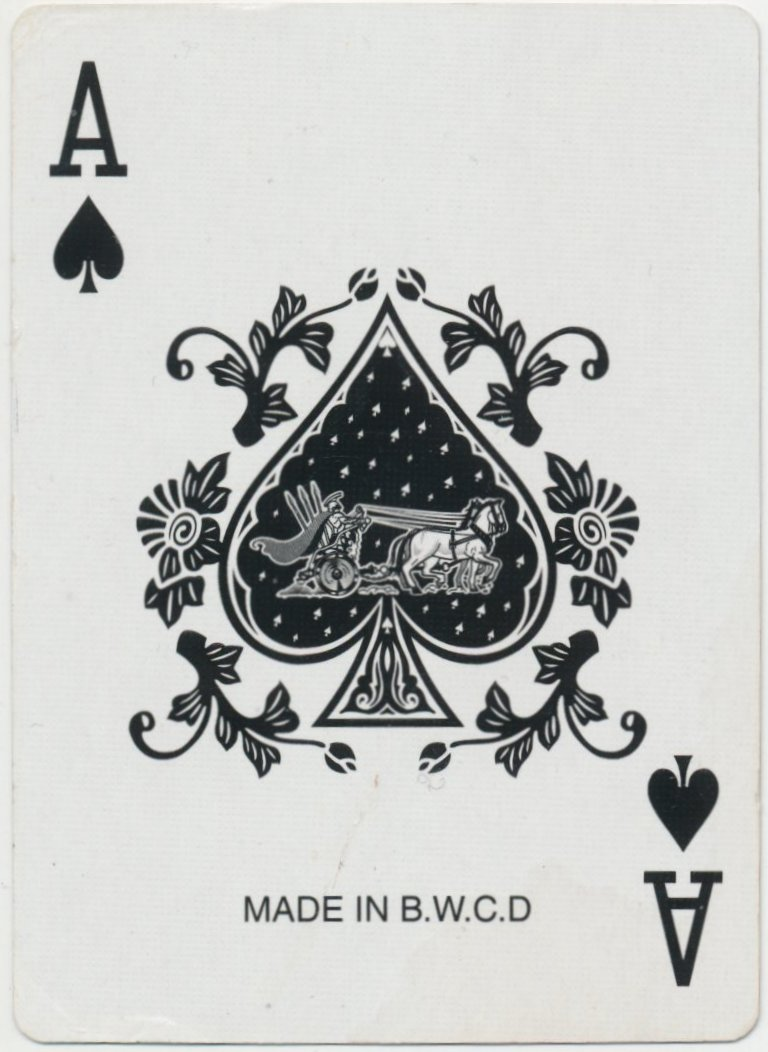
#> input picture Computer Vision/example_cards/ace_of_spades.jpg, 768 x 1052 px
$ python number_detector_yolo.py   (older library calls are emulated)
#> lines starting #> are read from the running program, lines starting #| are printed output that depends on the picture; after the words box and inside, x2 and y2 are one past the last pixel; in counts of white or black regions, pixels touching at a corner belong together
import numpy as np
import cv2
import os
from tqdm import tqdm
import random
import os
import matplotlib.pyplot as plt
import matplotlib.image as mpimg
import matplotlib.patches as patches
import pickle
from glob import glob
import imgaug as ia
from imgaug import augmenters as iaa
from shapely.geometry import Polygon
from matplotlib import use as mpl_use


# NEED TO MEASURE CARDS AND CHANGE THIS IF REQUIRED

cardW=57
cardH=87
cornerXmin=2
cornerXmax=10.5
cornerYmin=2.5
cornerYmax=23

# We convert the measures from mm to pixels: multiply by an arbitrary factor 'zoom'
# You shouldn't need to change this
zoom=4
cardW*=zoom
cardH*=zoom
cornerXmin = int(cornerXmin*zoom)
cornerXmax = int(cornerXmax*zoom)
cornerYmin = int(cornerYmin*zoom)
cornerYmax = int(cornerYmax*zoom)
mpl_use('MacOSX') #Might need to change this depending on what OS you are using


def display_img(img,polygons=[],channels="bgr",size=9):
    """
        Function to display an inline image, and draw optional polygons (bounding boxes, convex hulls) on it.
        Use the param 'channels' to specify the order of the channels ("bgr" for an image coming from OpenCV world)
    """
    if not isinstance(polygons,list):
        polygons=[polygons]
    if channels=="bgr": # bgr (cv2 image)
        nb_channels=img.shape[2]
        if nb_channels==4:
            img=cv2.cvtColor(img,cv2.COLOR_BGRA2RGBA)
        else:
            img=cv2.cvtColor(img,cv2.COLOR_BGR2RGB)
    #mpl_use('throw an error but give me the available backends!')
    fig, ax = plt.subplots(figsize=(size,size))
    ax.set_facecolor((0,0,0))
    plt.imshow(img)
    plt.show()
    for polygon in polygons:
        # An polygon has either shape (n,2),
        # either (n,1,2) if it is a cv2 contour (like convex hull).
        # In the latter case, reshape in (n,2)
        if len(polygon.shape)==3:
            polygon=polygon.reshape(-1,2)
        patch=patches.Polygon(polygon,linewidth=1,edgecolor='g',facecolor='none')
        ax.add_patch(patch)

#data_dir="/Card_Imgs" # Directory that will contain all kinds of data (the data we download and the data we generate)

#if not os.path.isdir(data_dir):
    #os.makedirs(data_dir)

card_suits=['s','h','d','c']
card_values=['A','K','Q','J','10','9','8','7','6','5','4','3','2']


# imgW,imgH: dimensions of the generated dataset images
imgW=720
imgH=720

## THIS CLEANS THE BORDER OF THE CARD AND THE BORDER TRANSPARENT DUE TO CORNER BEING CURVED
## THIS BIT NEEDS TO BE TRANSPARENT SO IT DOESNT INTERFERE

refCard=np.array([[0,0],[cardW,0],[cardW,cardH],[0,cardH]],dtype=np.float32)
refCardRot=np.array([[cardW,0],[cardW,cardH],[0,cardH],[0,0]],dtype=np.float32)
refCornerHL=np.array([[cornerXmin,cornerYmin],[cornerXmax,cornerYmin],[cornerXmax,cornerYmax],[cornerXmin,cornerYmax]],dtype=np.float32)
refCornerLR=np.array([[cardW-cornerXmax,cardH-cornerYmax],[cardW-cornerXmin,cardH-cornerYmax],[cardW-cornerXmin,cardH-cornerYmin],[cardW-cornerXmax,cardH-cornerYmin]],dtype=np.float32)
refCorners=np.array([refCornerHL,refCornerLR])

bord_size=2 # bord_size alpha=0
alphamask=np.ones((cardH,cardW),dtype=np.uint8)*255
cv2.rectangle(alphamask,(0,0),(cardW-1,cardH-1),0,bord_size)
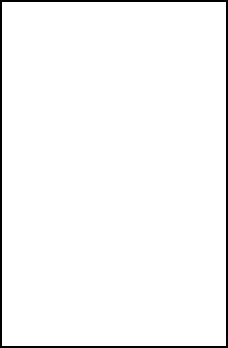
#> alphamask: shape (348, 228); 97.1% white; 1 black region, box (x1, y1, x2, y2) and area: (0, 0, 228, 348) 2288
cv2.line(alphamask,(bord_size*3,0),(0,bord_size*3),0,bord_size)
#> alphamask: shape (348, 228); 97.1% white; 1 black region, box (x1, y1, x2, y2) and area: (0, 0, 228, 348) 2303
cv2.line(alphamask,(cardW-bord_size*3,0),(cardW,bord_size*3),0,bord_size)
#> alphamask: shape (348, 228); 97.1% white; 1 black region, box (x1, y1, x2, y2) and area: (0, 0, 228, 348) 2313
cv2.line(alphamask,(0,cardH-bord_size*3),(bord_size*3,cardH),0,bord_size)
#> alphamask: shape (348, 228); 97.1% white; 1 black region, box (x1, y1, x2, y2) and area: (0, 0, 228, 348) 2323
cv2.line(alphamask,(cardW-bord_size*3,cardH),(cardW,cardH-bord_size*3),0,bord_size)
#> alphamask: shape (348, 228); 97.1% white; 1 black region, box (x1, y1, x2, y2) and area: (0, 0, 228, 348) 2329
plt.figure(figsize=(10,10))
plt.imshow(alphamask,cmap="gray")


def varianceOfLaplacian(img):
    """
    Compute the Laplacian of the image and then return the focus
    measure, which is simply the variance of the Laplacian
    Source: A.Rosebrock, https://www.pyimagesearch.com/2015/09/07/blur-detection-with-opencv/
    """
    return cv2.Laplacian(img, cv2.CV_64F).var()


def extract_card(img, output_fn=None, min_focus=120, debug=False):
    """
    """

    imgwarp = None

    # Check the image is not too blurry
    focus = varianceOfLaplacian(img)
    if focus < min_focus:
        if debug: print("Focus too low :", focus)
        return False, None

    # Convert in gray color
    gray = cv2.cvtColor(img, cv2.COLOR_BGR2GRAY)

    # Noise-reducing and edge-preserving filter
    gray = cv2.bilateralFilter(gray, 11, 17, 17)

    # Edge extraction
    edge = cv2.Canny(gray, 30, 200)

    print(edge)
    print(cv2.RETR_EXTERNAL)
    print(cv2.CHAIN_APPROX_SIMPLE)

    # Find the contours in the edged image
    cnts, _ = cv2.findContours(edge, cv2.RETR_EXTERNAL, cv2.CHAIN_APPROX_SIMPLE)

    # We suppose that the contour with largest area corresponds to the contour delimiting the card
    cnt = sorted(cnts, key=cv2.contourArea, reverse=True)[0]

    # We want to check that 'cnt' is the contour of a rectangular shape
    # First, determine 'box', the minimum area bounding rectangle of 'cnt'
    # Then compare area of 'cnt' and area of 'box'
    # Both areas should be very close
    rect = cv2.minAreaRect(cnt)
    box = cv2.boxPoints(rect)
    box = np.intp(box)
    areaCnt = cv2.contourArea(cnt)
    areaBox = cv2.contourArea(box)
    valid = areaCnt / areaBox > 0.95

    if valid:
        # We want transform the zone inside the contour into the reference rectangle of dimensions (cardW,cardH)
        ((xr, yr), (wr, hr), thetar) = rect
        # Determine 'Mp' the transformation that transforms 'box' into the reference rectangle
        if wr > hr:
            Mp = cv2.getPerspectiveTransform(np.float32(box), refCard)
        else:
            Mp = cv2.getPerspectiveTransform(np.float32(box), refCardRot)
        # Determine the warped image by applying the transformation to the image
        imgwarp = cv2.warpPerspective(img, Mp, (cardW, cardH))
        # Add alpha layer
        imgwarp = cv2.cvtColor(imgwarp, cv2.COLOR_BGR2BGRA)

        # Shape of 'cnt' is (n,1,2), type=int with n = number of points
        # We reshape into (1,n,2), type=float32, before feeding to perspectiveTransform
        cnta = cnt.reshape(1, -1, 2).astype(np.float32)
        # Apply the transformation 'Mp' to the contour
        cntwarp = cv2.perspectiveTransform(cnta, Mp)
        cntwarp = cntwarp.astype(np.int)

        # We build the alpha channel so that we have transparency on the
        # external border of the card
        # First, initialize alpha channel fully transparent
        alphachannel = np.zeros(imgwarp.shape[:2], dtype=np.uint8)
        # Then fill in the contour to make opaque this zone of the card
        cv2.drawContours(alphachannel, cntwarp, 0, 255, -1)

        # Apply the alphamask onto the alpha channel to clean it
        alphachannel = cv2.bitwise_and(alphachannel, alphamask)

        # Add the alphachannel to the warped image
        imgwarp[:, :, 3] = alphachannel


    if debug:
        cv2.imshow("Gray", gray)
        cv2.imshow("Canny", edge)
        edge_bgr = cv2.cvtColor(edge, cv2.COLOR_GRAY2BGR)
        cv2.drawContours(edge_bgr, [box], 0, (0, 0, 255), 3)
        cv2.drawContours(edge_bgr, [cnt], 0, (0, 255, 0), -1)
        cv2.imshow("Contour with biggest area", edge_bgr)
        if valid:
            cv2.imshow("Alphachannel", alphachannel)
            cv2.imshow("Extracted card", imgwarp)

    return valid, imgwarp

# Test on one image
debug=False
img=cv2.imread("example_cards/ace_of_spades.jpg")
#> img is the input picture: shape (1052, 768, 3); mean B, G, R 194.9, 197, 195.8
display_img(img)
valid,card=extract_card(img,"example_cards/ace_of_spades3.jpg", debug=debug)
#> in extract_card, `focus = varianceOfLaplacian(img)`: focus = 216.7
#> in extract_card, `edge = cv2.Canny(gray, 30, 200)`:
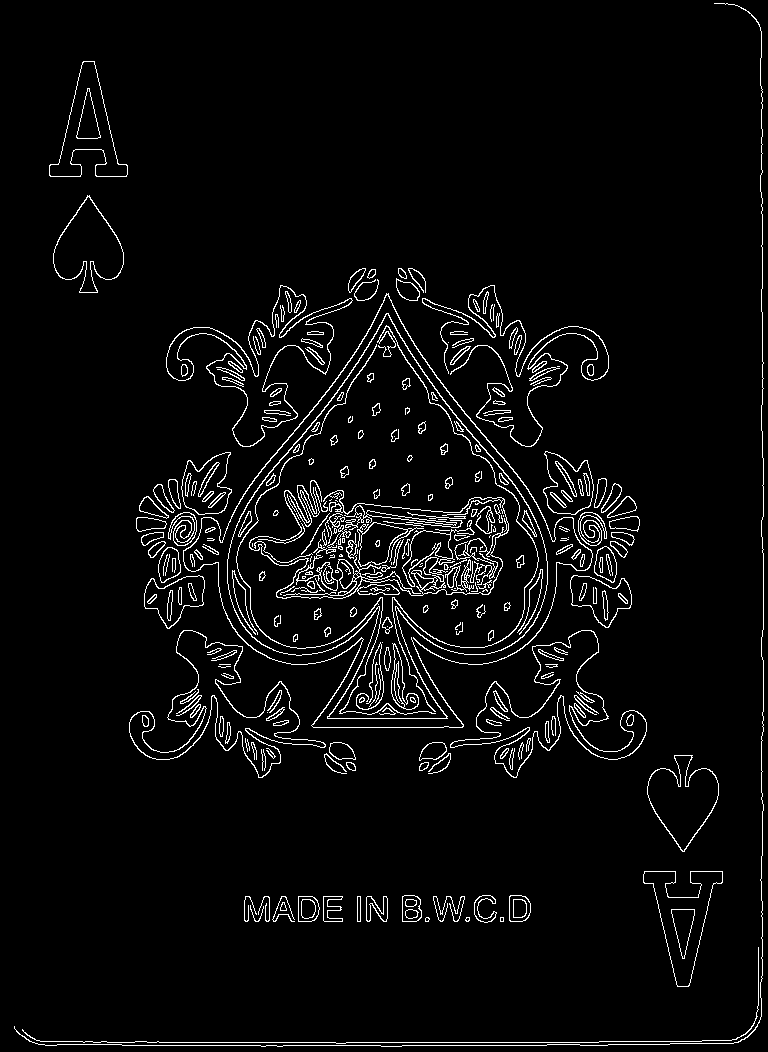
#> edge: shape (1052, 768); 4.1% white in thin lines or dots
#> (printed output is left out)
#> in extract_card, `cnts, _ = cv2.findContours(edge, cv2.RETR_EXTERNAL, cv2.CHAIN_APPROX_S..`: cnts = 92 contours, 23 with area under 20; largest, box (x1, y1, x2, y2) and area: (227, 313, 548, 719) 73694, (166, 285, 353, 447) 8806, (450, 630, 647, 778) 8790, (129, 630, 326, 778) 8768, (643, 871, 723, 987) 4011
#> in extract_card, `cnt = sorted(cnts, key=cv2.contourArea, reverse=True)[0]`: cnt = contour of 639 points, box (x1, y1, x2, y2) (227, 313, 548, 719), area 73694
#> in extract_card, `rect = cv2.minAreaRect(cnt)`: rect = ((384.8, 544.9), (320, 338.5), -42.83)
#> in extract_card, `box = cv2.boxPoints(rect)`: box = [[382.4, 777.8], [152.3, 529.6], [387.1, 312], [617.2, 560.3]]
#> in extract_card, `box = np.intp(box)`: box = [[382, 777], [152, 529], [387, 312], [617, 560]]
#> in extract_card, `areaCnt = cv2.contourArea(cnt)`: areaCnt = 73694.5
#> in extract_card, `areaBox = cv2.contourArea(box)`: areaBox = 108190
#> in extract_card, `valid = areaCnt / areaBox > 0.95`: valid = False
#> valid = False
if valid:
    display_img(card)
if debug:
    cv2.waitKey(0)
    cv2.destroyAllWindows()

"""img=cv2.imread("example_cards/ace_of_spades.jpg")
gray = cv2.cvtColor(img, cv2.COLOR_BGR2GRAY)
gray = cv2.bilateralFilter(gray, 11, 17, 17)
edges = cv2.Canny(gray, 30, 200)
#edges = cv2.Canny(img,100,200)
plt.subplot(121),plt.imshow(img,cmap = 'gray')
plt.title('Original Image'), plt.xticks([]), plt.yticks([])
plt.subplot(122),plt.imshow(edges,cmap = 'gray')
plt.title('Edge Image'), plt.xticks([]), plt.yticks([])
plt.show()"""


# Run a few times...
"""imgs_dir="data/cards"
imgs_fns=glob(imgs_dir+"/*/*.png")
img_fn=random.choice(imgs_fns)
display_img(cv2.imread(img_fn,cv2.IMREAD_UNCHANGED),polygons=[refCornerHL,refCornerLR])"""
